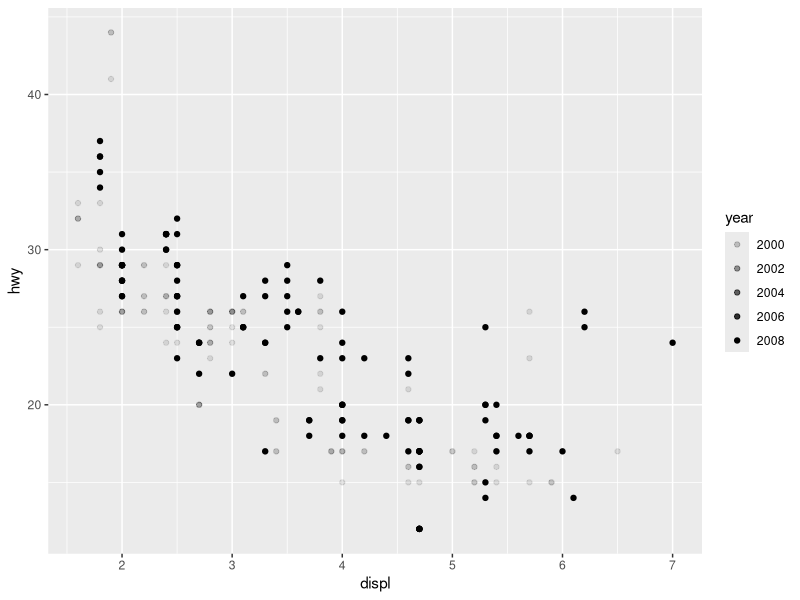
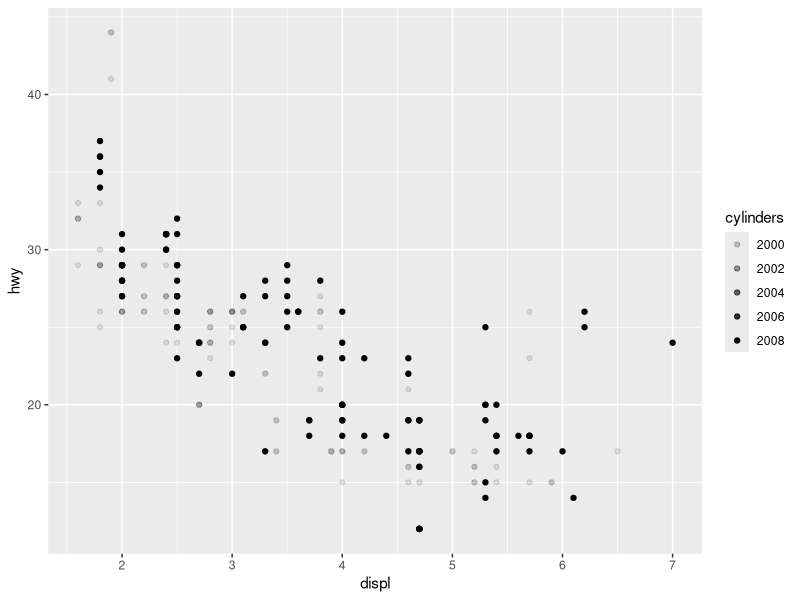
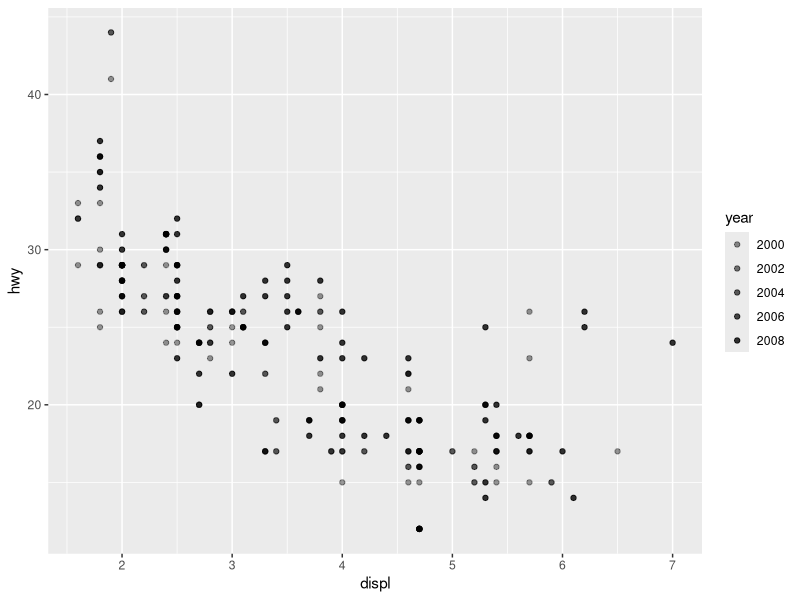

Reproduce these figures in R, in order.
library(ggplot2)


### Name: scale_alpha
### Title: Alpha transparency scales
### Aliases: scale_alpha scale_alpha_continuous scale_alpha_binned
###   scale_alpha_discrete scale_alpha_ordinal scale_alpha_datetime
###   scale_alpha_date

### ** Examples

p <- ggplot(mpg, aes(displ, hwy)) +
  geom_point(aes(alpha = year))

p
p + scale_alpha("cylinders")
p + scale_alpha(range = c(0.4, 0.8))
